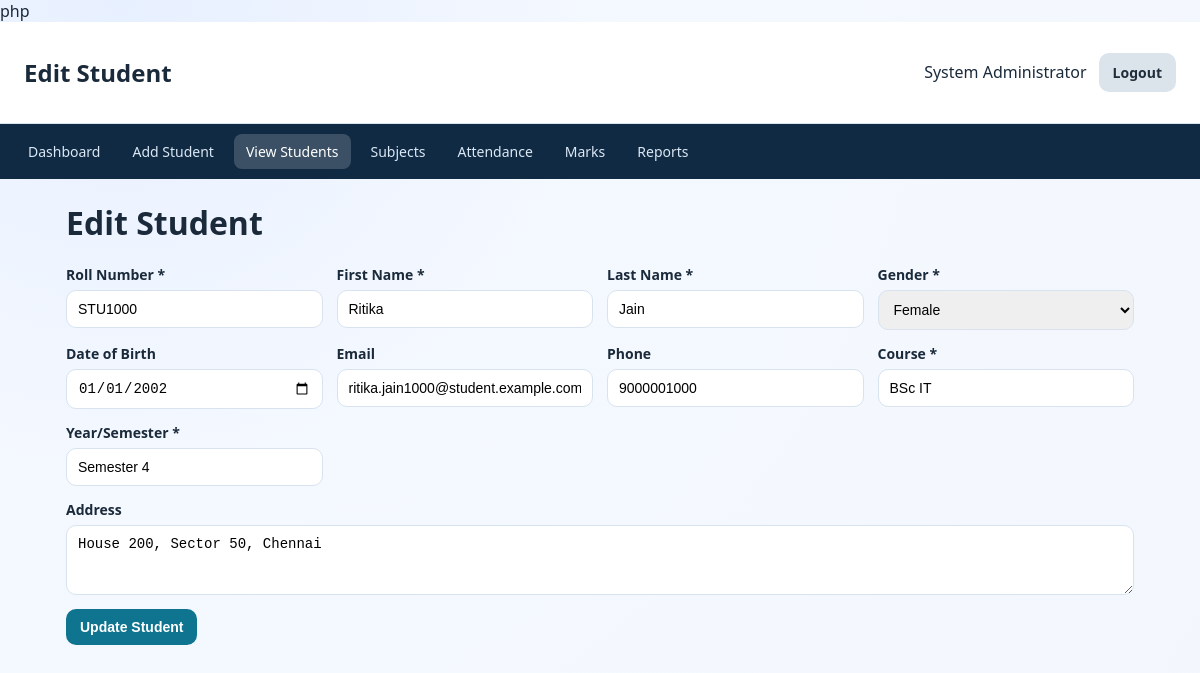
Page /edit_student.php?id=1000 (signed in) on the committed database.
### tables this page shows
CREATE TABLE students (
    student_id INT AUTO_INCREMENT PRIMARY KEY,
    roll_no VARCHAR(20) NOT NULL UNIQUE,
    first_name VARCHAR(50) NOT NULL,
    last_name VARCHAR(50) NOT NULL,
    gender ENUM('Male', 'Female', 'Other') NOT NULL,
    dob DATE,
    email VARCHAR(100),
    phone VARCHAR(15),
    course VARCHAR(100) NOT NULL,
    year_sem VARCHAR(30) NOT NULL,
    address TEXT,
    created_at TIMESTAMP DEFAULT CURRENT_TIMESTAMP
);

### db_connect.php (called while the page is built, shortened)
<?php
function h($value)
{
    return htmlspecialchars((string) $value, ENT_QUOTES, 'UTF-8');
}

### edit_student.php (the view, shortened to what this page needs)
<?php
require_once 'db_connect.php';
$studentId = (int) ($_GET['id'] ?? 0);
$stmt = $conn->prepare('SELECT * FROM students WHERE student_id = ?');
$stmt->bind_param('i', $studentId);
$stmt->execute();
$student = $stmt->get_result()->fetch_assoc();
?>
<!DOCTYPE html>
<html lang="en">
<head>
    <link rel="stylesheet" href="style.css">
</head>
<body>
    <header class="topbar">
        <h2>Edit Student</h2>
        <div class="topbar-right">
            <span><?php echo h($_SESSION['admin_name'] ?? 'Admin'); ?></span>
            <a href="logout.php" class="btn btn-secondary">Logout</a>
        </div>
    </header>
    <nav class="navbar">
        <a href="dashboard.php">Dashboard</a>
        <a href="add_student.php">Add Student</a>
        <a href="view_students.php" class="active">View Students</a>
        <a href="subjects.php">Subjects</a>
        <a href="attendance.php">Attendance</a>
        <a href="add_marks.php">Marks</a>
        <a href="report.php">Reports</a>
    </nav>
    <main class="container">
        <h1>Edit Student</h1>
        <form method="post" class="card form-grid needs-validation" novalidate>
            <div>
                <label for="roll_no">Roll Number *</label>
                <input type="text" id="roll_no" name="roll_no" value="<?php echo h($student['roll_no'] ?? ''); ?>" required>
            </div>
            <div>
                <label for="first_name">First Name *</label>
                <input type="text" id="first_name" name="first_name" value="<?php echo h($student['first_name'] ?? ''); ?>" required>
            </div>
            <div>
                <label for="last_name">Last Name *</label>
                <input type="text" id="last_name" name="last_name" value="<?php echo h($student['last_name'] ?? ''); ?>" required>
            </div>
            <div>
                <label for="gender">Gender *</label>
                <select id="gender" name="gender" required>
                    <option value="Female" <?php echo (($student['gender'] ?? '') === 'Female') ? 'selected' : ''; ?>>Female</option>
                </select>
            </div>
            <div>
                <label for="dob">Date of Birth</label>
                <input type="date" id="dob" name="dob" value="<?php echo h($student['dob'] ?? ''); ?>">
            </div>
            <div>
                <label for="email">Email</label>
                <input type="email" id="email" name="email" value="<?php echo h($student['email'] ?? ''); ?>">
            </div>
            <div>
                <label for="phone">Phone</label>
                <input type="text" id="phone" name="phone" value="<?php echo h($student['phone'] ?? ''); ?>">
            </div>
            <div>
                <label for="course">Course *</label>
                <input type="text" id="course" name="course" value="<?php echo h($student['course'] ?? ''); ?>" required>
            </div>
            <div>
                <label for="year_sem">Year/Semester *</label>
                <input type="text" id="year_sem" name="year_sem" value="<?php echo h($student['year_sem'] ?? ''); ?>" required>
            </div>
            <div class="full-width">
                <label for="address">Address</label>
                <textarea id="address" name="address" rows="3"><?php echo h($student['address'] ?? ''); ?></textarea>
            </div>
            <div class="full-width">
                <button type="submit" class="btn btn-primary">Update Student</button>
            </div>
        </form>
    </main>
</body>
</html>

### style.css (style rules this page uses)
:root { --bg: #f3f7fd; --surface: #ffffff; --text: #1a2a3a; --muted: #5b6b7b; --primary: #0e7490; --primary-dark: #0a596f; --secondary: #334155; --danger: #b91c1c; --border: #d8e3ef; --success: #166534; --shadow: 0 8px 30px rgba(15, 23, 42, 0.08); }
* { box-sizing: border-box; }
body { margin: 0; font-family: "Segoe UI", Tahoma, Geneva, Verdana, sans-serif; color: var(--text); background: radial-gradient(circle at 10% 0%, #e7f0ff 0%, #f4f8ff 35%, #f3f7fd 100%); }
label { display: block; margin-bottom: 6px; font-size: 14px; font-weight: 600; }
input, select, textarea { width: 100%; padding: 10px 11px; border: 1px solid var(--border); border-radius: 10px; font-size: 14px; }
.topbar { background: var(--surface); padding: 14px 24px; display: flex; justify-content: space-between; align-items: center; border-bottom: 1px solid var(--border); position: sticky; top: 0; z-index: 20; }
.topbar-right { display: flex; align-items: center; gap: 12px; }
.navbar { background: #102a43; padding: 10px 16px; display: flex; gap: 8px; flex-wrap: wrap; }
.navbar a { color: #dbe8f5; text-decoration: none; padding: 8px 12px; border-radius: 8px; font-size: 14px; }
.navbar a:hover, .navbar a.active { background: rgba(255, 255, 255, 0.18); color: #fff; }
.container { max-width: 1100px; margin: 22px auto; padding: 0 16px 24px; }
.form-grid { display: grid; grid-template-columns: repeat(auto-fit, minmax(220px, 1fr)); gap: 14px; }
.full-width { grid-column: 1 / -1; }
.btn { border: 0; border-radius: 10px; padding: 10px 14px; text-decoration: none; cursor: pointer; font-weight: 700; display: inline-block; font-size: 14px; }
.btn-primary { background: var(--primary); color: #fff; }
.btn-secondary { background: #dbe3eb; color: #1f2d3a; }

### rows in the picture
students: roll_no "STU1000", first_name "Ritika", last_name "Jain", gender "Female", dob "01/01/2002", email "ritika.jain1000@student.example.com", phone "9000001000", course "BSc IT", year_sem "Semester 4", address "House 200, Sector 50, Chennai"

### other values in the picture
$_SESSION['admin_name'] "System Administrator"
